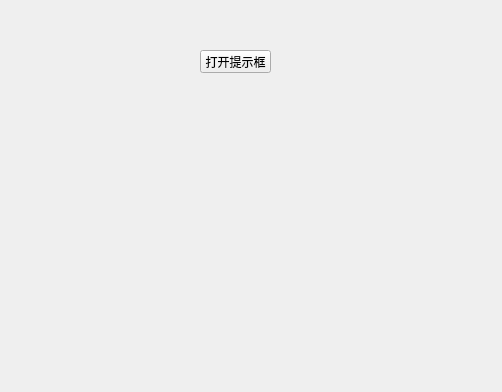
<?xml version="1.0" encoding="UTF-8"?>
<ui version="4.0">
 <class>Widget</class>
 <widget class="QWidget" name="Widget">
  <property name="geometry">
   <rect>
    <x>0</x>
    <y>0</y>
    <width>502</width>
    <height>392</height>
   </rect>
  </property>
  <property name="windowTitle">
   <string>Widget</string>
  </property>
  <widget class="QPushButton" name="pushButton">
   <property name="geometry">
    <rect>
     <x>200</x>
     <y>50</y>
     <width>71</width>
     <height>23</height>
    </rect>
   </property>
   <property name="text">
    <string>打开提示框</string>
   </property>
  </widget>
 </widget>
 <layoutdefault spacing="6" margin="11"/>
 <resources/>
 <connections/>
</ui>
